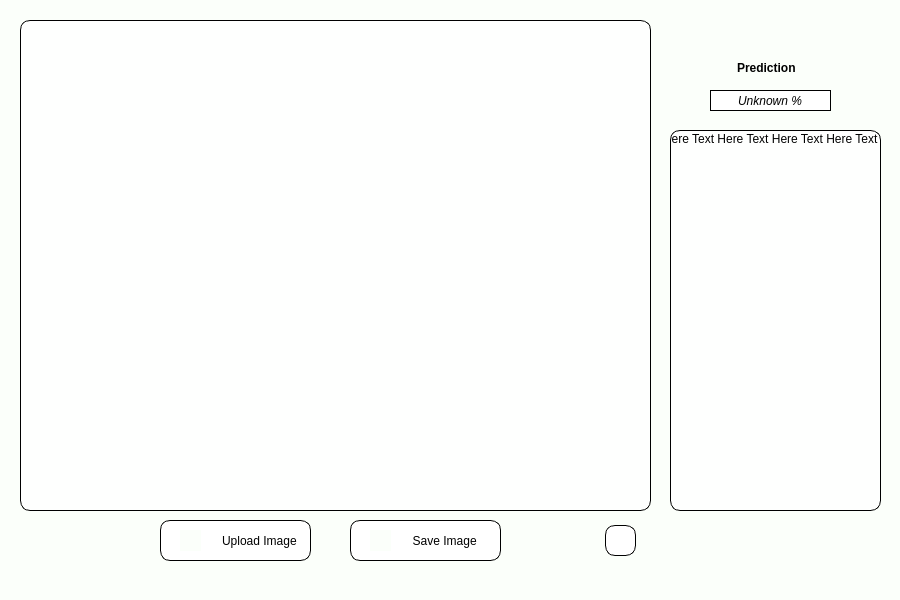
<?xml version="1.0" encoding="UTF-8"?>
<ui version="4.0">
 <class>Agricorn</class>
 <widget class="QMainWindow" name="Agricorn">
  <property name="geometry">
   <rect>
    <x>0</x>
    <y>0</y>
    <width>900</width>
    <height>600</height>
   </rect>
  </property>
  <property name="windowTitle">
   <string>MainWindow</string>
  </property>
  <property name="styleSheet">
   <string notr="true">background-color: rgb(251, 255, 250);</string>
  </property>
  <widget class="QWidget" name="centralwidget">
   <widget class="QLabel" name="image">
    <property name="geometry">
     <rect>
      <x>20</x>
      <y>20</y>
      <width>631</width>
      <height>491</height>
     </rect>
    </property>
    <property name="styleSheet">
     <string notr="true">background-color: rgba(255, 255, 255, 200);
border-top-left-radius : 10px;
border-top-right-radius : 10px; 
border-bottom-left-radius : 10px; 
border-bottom-right-radius : 10px;
border: 1px solid black

</string>
    </property>
    <property name="text">
     <string/>
    </property>
    <property name="alignment">
     <set>Qt::AlignCenter</set>
    </property>
    <property name="wordWrap">
     <bool>false</bool>
    </property>
    <property name="openExternalLinks">
     <bool>false</bool>
    </property>
   </widget>
   <widget class="QPushButton" name="UploadImage">
    <property name="geometry">
     <rect>
      <x>160</x>
      <y>520</y>
      <width>151</width>
      <height>41</height>
     </rect>
    </property>
    <property name="font">
     <font>
      <bold>false</bold>
     </font>
    </property>
    <property name="layoutDirection">
     <enum>Qt::LeftToRight</enum>
    </property>
    <property name="styleSheet">
     <string notr="true">border:1px solid black; 
border-top-left-radius : 10px;
border-top-right-radius : 10px; 
border-bottom-left-radius : 10px; 
border-bottom-right-radius : 10px;
background-color: white;
color: rgb(0, 0, 0);
Text-align:right
</string>
    </property>
    <property name="text">
     <string>Upload Image    </string>
    </property>
   </widget>
   <widget class="QLineEdit" name="le_percentage">
    <property name="geometry">
     <rect>
      <x>710</x>
      <y>90</y>
      <width>121</width>
      <height>21</height>
     </rect>
    </property>
    <property name="font">
     <font>
      <italic>true</italic>
     </font>
    </property>
    <property name="styleSheet">
     <string notr="true">border:0.5px solid black; 

background-color: rgb(255, 255, 255);

color: rgb(0, 0, 0)</string>
    </property>
    <property name="text">
     <string>Unknown %</string>
    </property>
    <property name="alignment">
     <set>Qt::AlignCenter</set>
    </property>
   </widget>
   <widget class="QLabel" name="label_">
    <property name="geometry">
     <rect>
      <x>737</x>
      <y>60</y>
      <width>71</width>
      <height>16</height>
     </rect>
    </property>
    <property name="font">
     <font>
      <bold>true</bold>
     </font>
    </property>
    <property name="styleSheet">
     <string notr="true">background-color: transparent;
color: rgb(0, 0, 0)</string>
    </property>
    <property name="text">
     <string>Prediction</string>
    </property>
   </widget>
   <widget class="QLineEdit" name="le_plantinfo">
    <property name="geometry">
     <rect>
      <x>670</x>
      <y>130</y>
      <width>211</width>
      <height>381</height>
     </rect>
    </property>
    <property name="styleSheet">
     <string notr="true">background-color: rgba(255, 255, 255, 200);
border-top-left-radius : 10px;
border-top-right-radius : 10px; 
border-bottom-left-radius : 10px; 
border-bottom-right-radius : 10px;
border: 1px solid black

</string>
    </property>
    <property name="text">
     <string>Here Text Here Text Here Text Here Text</string>
    </property>
    <property name="alignment">
     <set>Qt::AlignLeading|Qt::AlignLeft|Qt::AlignTop</set>
    </property>
   </widget>
   <widget class="QLabel" name="img_upld">
    <property name="geometry">
     <rect>
      <x>180</x>
      <y>530</y>
      <width>21</width>
      <height>21</height>
     </rect>
    </property>
    <property name="text">
     <string/>
    </property>
    <property name="pixmap">
     <pixmap>asset/upload.png</pixmap>
    </property>
    <property name="scaledContents">
     <bool>true</bool>
    </property>
   </widget>
   <widget class="QLabel" name="img_bg">
    <property name="geometry">
     <rect>
      <x>-70</x>
      <y>-60</y>
      <width>1011</width>
      <height>641</height>
     </rect>
    </property>
    <property name="text">
     <string/>
    </property>
    <property name="pixmap">
     <pixmap>asset/5498894.jpg</pixmap>
    </property>
    <property name="scaledContents">
     <bool>true</bool>
    </property>
   </widget>
   <widget class="QPushButton" name="SaveImage">
    <property name="geometry">
     <rect>
      <x>350</x>
      <y>520</y>
      <width>151</width>
      <height>41</height>
     </rect>
    </property>
    <property name="font">
     <font>
      <bold>false</bold>
     </font>
    </property>
    <property name="layoutDirection">
     <enum>Qt::LeftToRight</enum>
    </property>
    <property name="styleSheet">
     <string notr="true">border:1px solid black; 
border-top-left-radius : 10px;
border-top-right-radius : 10px; 
border-bottom-left-radius : 10px; 
border-bottom-right-radius : 10px;
background-color: white;
color: rgb(0, 0, 0);
Text-align:right
</string>
    </property>
    <property name="text">
     <string>Save Image       </string>
    </property>
   </widget>
   <widget class="QLabel" name="img_save">
    <property name="geometry">
     <rect>
      <x>370</x>
      <y>530</y>
      <width>21</width>
      <height>21</height>
     </rect>
    </property>
    <property name="text">
     <string/>
    </property>
    <property name="pixmap">
     <pixmap>asset/download_icon.png</pixmap>
    </property>
    <property name="scaledContents">
     <bool>true</bool>
    </property>
   </widget>
   <widget class="QLabel" name="img_bgup2">
    <property name="geometry">
     <rect>
      <x>280</x>
      <y>200</y>
      <width>151</width>
      <height>131</height>
     </rect>
    </property>
    <property name="styleSheet">
     <string notr="true">background-color: transparent;
</string>
    </property>
    <property name="text">
     <string/>
    </property>
    <property name="pixmap">
     <pixmap>asset/photoimg.png</pixmap>
    </property>
    <property name="scaledContents">
     <bool>true</bool>
    </property>
   </widget>
   <widget class="QLabel" name="img_back">
    <property name="geometry">
     <rect>
      <x>610</x>
      <y>530</y>
      <width>20</width>
      <height>20</height>
     </rect>
    </property>
    <property name="styleSheet">
     <string notr="true">background-color: transparent</string>
    </property>
    <property name="text">
     <string/>
    </property>
    <property name="pixmap">
     <pixmap>asset/back.png</pixmap>
    </property>
    <property name="scaledContents">
     <bool>true</bool>
    </property>
   </widget>
   <widget class="QPushButton" name="Kembali">
    <property name="geometry">
     <rect>
      <x>605</x>
      <y>525</y>
      <width>31</width>
      <height>31</height>
     </rect>
    </property>
    <property name="styleSheet">
     <string notr="true">border:1px solid black; 
border-top-left-radius : 10px;
border-top-right-radius : 10px; 
border-bottom-left-radius : 10px; 
border-bottom-right-radius : 10px;
background-color: white;
color: rgb(0, 0, 0);
Text-align:right
</string>
    </property>
    <property name="text">
     <string/>
    </property>
   </widget>
   <zorder>img_bg</zorder>
   <zorder>img_bgup2</zorder>
   <zorder>UploadImage</zorder>
   <zorder>le_percentage</zorder>
   <zorder>label_</zorder>
   <zorder>le_plantinfo</zorder>
   <zorder>img_upld</zorder>
   <zorder>image</zorder>
   <zorder>SaveImage</zorder>
   <zorder>img_save</zorder>
   <zorder>Kembali</zorder>
   <zorder>img_back</zorder>
  </widget>
  <widget class="QStatusBar" name="statusbar"/>
 </widget>
 <resources/>
 <connections/>
</ui>
